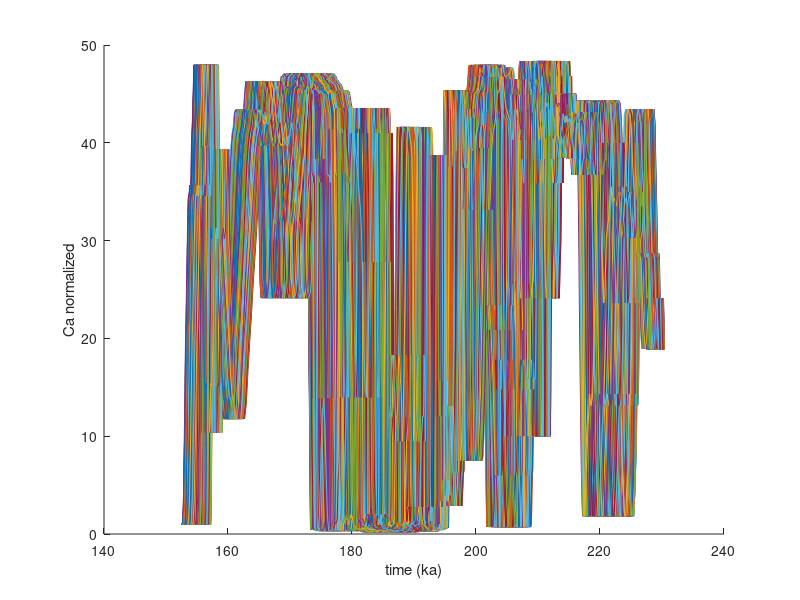
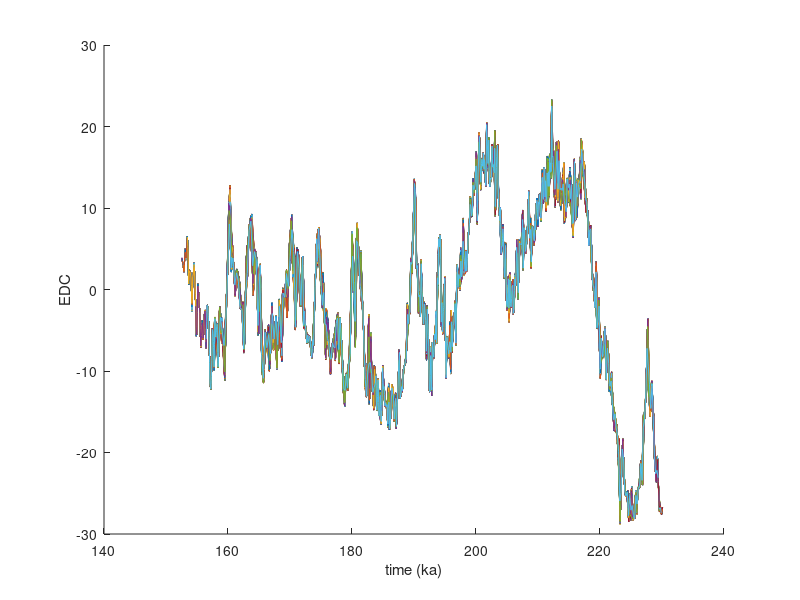

Write MATLAB code to recreate these figures, in order. (Note: this script raises an error after producing the figures.)
% Written by Gavin Piccione and Terrence Blackburn, UCSC 2022.

% This code uses a monte carlo simulation to calculate an optimized
% age model for subglacial precipitate PRR50489 within age uncertainty bounds. 
% It then calculates the fit between the age model and a cliamte threshold.

% Outputs: variable fitprob calculated the probability of fit between
% sample record and threshold

% Figure 1 plots Monte Carlo outputs for precipitate record within age
% uncertainty bounds

% Figure 2 plots outputs for EPICA Dome C ice core record within age
% uncertainty bounds

% Figure 3, subplot 1 plots the two best fit curves from precipitate record
% and EPICA record, with threshold infomation overlaid

% Figure 3, subplot 2 plots the binary output describing fit to climate
% threshold 1 =  threshold fits; 0 = does not fit.

%% Load data
clear 
close all

load('age_model_MC_optimize_PRR.mat')
load('EDC_fine.mat')

% List of variables loaded variables:
  % Ca_chron = precipitate spectra
  % CHRON_age = Bayesian age for precipitate
  % PRR50489_data = precipitate z positions; age model uncertainty bounds
  % EDC = δ18O data from EDC
  % t_old = EDC age model

%% Define climate threshold bounds

% define threshold on EDC, can vary this to optimize probability
thresh = 0.5 ; 

%define Ca threshold (e.g. above certain value = calcite, below this value= opal)
Ca_thres = 35;

%% Input criteria for Monte Carlo 

% Define Monte Carlo method: 1 = calcuates age model without depth nodes
% 2 = calcuates age model with defined set of depth nodes set by z_inc.
method = 2; %  1 = no_nodes; 2 nodes;

% Number synthetic data sets:
k = 1e3;

% If using method 2;  create new coarse depth vector based on number of nodes. 
z_inc = 2000;

%% step 1 : input age age model + uncertainty bounds

v_l = length(PRR50489_data(:,1));

for i = 1:(v_l-1)
    del_z(i) = PRR50489_data(i+1,1)-PRR50489_data(i,1);
end

% set bottom of sample z to zero. 
PRR50489_data(1,4) = 0;

% use del z to reassign depths for entire sample
for i = 1:v_l-1
   PRR50489_data(i+1,4) =  PRR50489_data(i,4)+ del_z(1);
end

%% step 2: define 1e6 radom accumulation histories within that age model

% step a. Randomly select time at z = 0 (n=1) within permissable time range

% time range: 
a = PRR50489_data(1,2); %ka
b = PRR50489_data(1,3); % ka

for j=1:k
r = a + (b-a) .* rand(1,1);
syn(1,j) = r;
end

% step b. Randomly select accuulation rate between n=i & n=i+1, exclude negative slopes

if method ==1

 for j=1:k
     for v=2:v_l
       a = PRR50489_data(v,2); %ka
       b = PRR50489_data(v,3); % ka  
 r = a + (b-a) .* rand(1,1);
  if r > syn(v-1,j)
      r = syn(v-1,j);
  end
 syn(v,j) = r;
     end
 end
 
z = PRR50489_data(:,4);
 
elseif method ==2
    zdif =  PRR50489_data(end,4)- PRR50489_data(end,1);
    z_incb = zdif/(round(zdif/z_inc));
z = PRR50489_data(1,4):z_incb:PRR50489_data(end,4);
f = round(v_l/length(z));
    
z(end) = PRR50489_data(end,4);

for j=1:k
    n=1;
    for v=2:length(z)
        
      n = n+f;
      a = PRR50489_data(n,2); %ka
      b = PRR50489_data(n,3); % ka  
      
r = a + (b-a) .* rand(1,1);

syn(v,j) = r;

    end
end
end
zfine = PRR50489_data(:,4);

 for j=1:length(syn(1,:))
 syn_fine(:,j) = interp1(z,syn(:,j),zfine);
 end


%% Create a record of precipitate mineralogy using the optimized age model

  for g = 1:length(syn_fine(1,:))
     Ca_mc(:,g) = interp1(CHRONage,Ca_chron,syn_fine(:,g)); % 
  end

% Plot updated precipitate mineralogy versus time
figure()
hold on
for h=1:length(syn(1,:))
 plot(syn_fine(:,h),Ca_chron)
 
 end
xlabel('time (ka)')
 ylabel('Ca normalized')
 hold off

% syn(v,k) ages for v = depths and k = number of simulations
% z = course depths that correspond to syn.

%% step 3:  Calculate optimized EPICA Dome C record over the time interval pf precipitate formation

% Input δ18O and age data for EPICA Dome C ice core
EDC_O = (EDC(:,1));
EDC_t= (t_old(:,1));

% identify the start and end time of syn_fine (precipitate age model). 
 for h=1:length(syn(1,:))
dif_st = abs(syn_fine(end,h)- EDC_t); %calculate differences btwn WDC times and a given age models start time. 
[~,ind_st] = min(dif_st(:)); %index of closest value in WDC to the start time of the given age model
st_log(h) = ind_st;

dif_end = abs(syn_fine(1,h)- EDC_t); %calculate differences btwn WDC times and a given age models END time. 
[~,ind_end] = min(dif_end(:)); %index of closest value in WDC to the END time of the given age model
end_log(h) = ind_end;
 end
 
 for h=1:length(syn(1,:))
     ist = st_log(h);
     ien = end_log(h);
 EDC_new(:,h)= interp1(EDC_t(ist:ien),EDC_O(ist:ien),syn_fine(:,h)); % interpolate WAIS(t) at size of syn.

   EDC_new(isnan(EDC))=0;
  b =   EDC_new(:,h);
nearestfun = @(b) interp1(find(b),b(b~=0),(1:length(b))','nearest','extrap');

  EDC_new(:,h) = 0.5*(nearestfun(b) + flip(nearestfun(flip(b))));
%    for i =  1:length(WDC(:,h))
%       if WDC(i,h) ==0
%            WDC(i,h) = WD_O
%            
%        end
 end
 
 % Plot Monte Carlo outputs for EPICA Dome C record within age uncertainty
 % bounds
 figure()
 hold on
 for h=1:length(syn(1,:))
 plot(syn_fine(:,h),  EDC_new(:,h))
 
 end
 xlabel('time (ka)')
 ylabel('EDC')
 hold off

 %% step 4: Identify fit to threshold by vector points

sum_MC = zeros(1,length(syn_fine(1,:)));
M_c_n = zeros(length(syn_fine(:,1)),length(syn_fine(1,:)));

% Output binary vector describing fit to threshold
% In point in precipitate vecotr fits = 1, else = 0
     for h=1:length(syn_fine(1,:)) %100
 
        for i =1:length(syn_fine(:,1)) %1064

            EDCtest = EDC_new(i,h);
            Ca_test = Ca_mc(i,h);

          if  EDCtest > thresh &&  Ca_test  > Ca_thres
          M_c_n(i,h) = 1;
         
          elseif EDCtest < thresh &&  Ca_test  < Ca_thres
          M_c_n(i,h) = 1;
 
          elseif EDCtest > thresh &&  Ca_test  < Ca_thres
          M_c_n(i,h) = 0;
          
          elseif EDCtest < thresh &&  Ca_test  > Ca_thres
          M_c_n(i,h) = 0;
          end
 
        end
 
       sum_MC(h) = sum(M_c_n(:,h));
 
     end

%% step 5a Identify best fit path
% Best fit based on sum of total fit points

 fit_points = max(sum_MC); % number of points out of 736 that fit threshold values
 fitprob = (fit_points/length(syn_fine(:,1)))*100 % probability of fit to threshold
 best_row = find(sum_MC == fit_points);
 
for h=1:length(syn_fine(1,:))
    sEDC(:,h)= smooth(EDC_new(:,h),3);
end

%% Plot Ca spectra from best fit age model EDC
 figure(3)
subplot(2,1,1) 
 yyaxis right
 plot(syn_fine(:,best_row),Ca_mc(:,best_row), 'r-','DisplayName','MA113')
 yline(Ca_thres, 'r--','HandleVisibility','off')
 hold on
 yyaxis left
 plot(syn_fine(:,best_row),sEDC(:,best_row), 'b-','DisplayName','WDC')
 yline(thresh, 'b--','HandleVisibility','off')
 title('Best Fit MC Age Model')
 xlabel('Time (years)')
 legend

 % Plot fit points
 subplot(2, 1, 2)
 plot(syn_fine(:,best_row),M_c_n(:,best_row))
 title('Fit to Climate Threshold')
 xlabel('Time (years)')
 ylim([-0.01 1.1])

